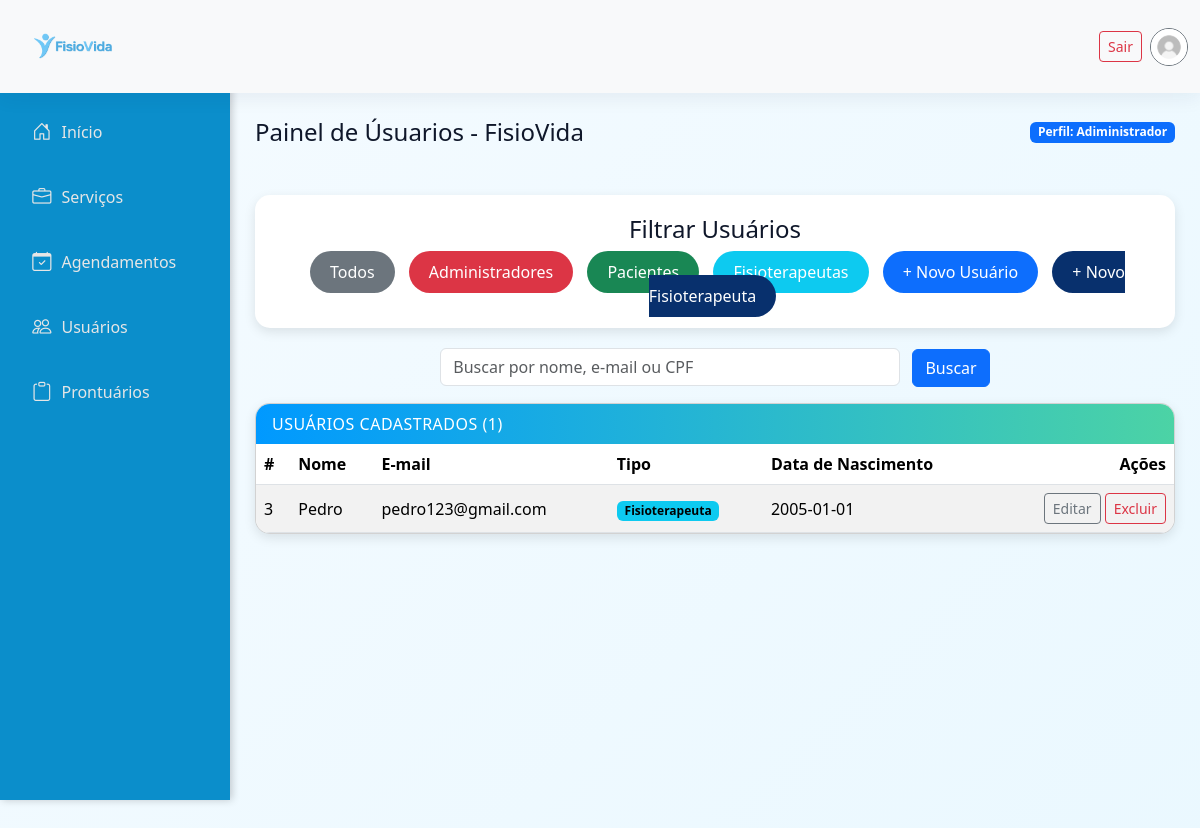
The app's page /admin/usuarios.php?tipo=fisioterapeuta (signed in) with its own data.
### tables this page shows
CREATE TABLE usuario (
    id INT PRIMARY KEY AUTO_INCREMENT,
    nome VARCHAR(100),
    email VARCHAR(50) UNIQUE,
    senha VARCHAR(100),
    cpf VARCHAR(14) UNIQUE,
    data_nasc DATE,
    telefone VARCHAR(20),
    cep VARCHAR(200),
    sexo ENUM('M','F','Outro'),
    foto VARCHAR(255) DEFAULT '../img/imagem_perfil.JPEG',
    tipo_usuario ENUM('paciente', 'fisioterapeuta', 'admin') NOT NULL
);

### admin/usuarios.php (the view, shortened to what this page needs)
<?php
require_once '../php/db.php';
$qUsuario     = trim($_GET['q_usuario'] ?? '');
$tipoFiltro   = $_GET['tipo'] ?? '';
$page         = max(1, (int)($_GET['page'] ?? 1));
$perPage      = 8;
$userClauses = [];
$userParams  = [];
if (in_array($tipoFiltro, ['paciente', 'fisioterapeuta', 'admin'])) {
    $userClauses[] = "tipo_usuario = ?";
    $userParams[]  = $tipoFiltro;
}
$userWhereSql = $userClauses ? ('WHERE ' . implode(' AND ', $userClauses)) : '';
$stmt = $pdo->prepare("SELECT COUNT(*) FROM usuario $userWhereSql");
$stmt->execute($userParams);
$totalUsuarios = (int)$stmt->fetchColumn();
$offsetUsuarios = ($page - 1) * $perPage;
$sqlUsuarios = "SELECT id, nome, email, tipo_usuario, data_nasc
                FROM usuario
                $userWhereSql
                ORDER BY id DESC
                LIMIT $perPage OFFSET $offsetUsuarios";
$stmt = $pdo->prepare($sqlUsuarios);
$stmt->execute($userParams);
$usuarios = $stmt->fetchAll();
include __DIR__ . '/partials/header.php';
?>
<!DOCTYPE html>
<html lang="pt-BR">
<head>
</head>
  <div class="d-flex align-items-center justify-content-between mb-3">
    <h2 class="h4 mb-0" data-aos="fade-right">Painel de Úsuarios - FisioVida</h2>
    <span class="badge text-bg-primary" data-aos="fade-left">Perfil: Adiministrador</span>
  </div>
<div class="mt-5">
  <div class="container-filtro text-center" data-aos="zoom-in">
    <h4 class="mb-3">Filtrar Usuários</h4>
    <div >
      <a href="?tipo=" class="btn-filtro btn-todos" data-aos="fade" data-aos-delay="500" <?= $tipoFiltro==='' ? 'shadow' : '' ?>">Todos</a>
      <a href="?tipo=admin" class="btn-filtro btn-admin" data-aos="fade" data-aos-delay="600" <?= $tipoFiltro==='admin' ? 'shadow' : '' ?>">Administradores</a>
      <a href="?tipo=paciente" class="btn-filtro btn-paciente" data-aos="fade" data-aos-delay="700" <?= $tipoFiltro==='paciente' ? 'shadow' : '' ?>">Pacientes</a>
      <a href="?tipo=fisioterapeuta" class="btn-filtro btn-fisio" data-aos="fade" data-aos-delay="800" <?= $tipoFiltro==='fisioterapeuta' ? 'shadow' : '' ?>">Fisioterapeutas</a>
      <a href="usuario_create.php" class="btn-filtro btn-novo" data-aos="fade" data-aos-delay="900">+ Novo Usuário</a>
      <a href="fisio_create.php" class="btn-filtro btn-novofisio" data-aos="fade" data-aos-delay="1000">+ Novo Fisioterapeuta</a>
    </div>
  </div>
  <form method="get" class="mb-3 text-center" data-aos="zoom-in">
    <input type="text" name="q_usuario" class="form-control d-inline-block w-50"
           placeholder="Buscar por nome, e-mail ou CPF"
           value="<?= htmlspecialchars($qUsuario) ?>">
    <button class="btn btn-primary ms-2">Buscar</button>
  </form>
  <div class="card">
    <div class="card-header">
      Usuários cadastrados (<?= $totalUsuarios ?>)
    </div>
    <div class="card-body p-0">
      <div class="table-responsive">
        <table class="table table-striped table-hover mb-0 align-middle">
          <thead data-aos="fade-down">
            <tr>
              <th>#</th>
              <th>Nome</th>
              <th>E-mail</th>
              <th>Tipo</th>
              <th>Data de Nascimento</th>
              <th class="text-end">Ações</th>
            </tr>
          </thead>
          <tbody>
            <?php foreach ($usuarios as $u): ?>
              <tr data-aos="fade-up" data-aos-delay="100">
                <td><?= (int)$u['id'] ?></td>
                <td><?= htmlspecialchars($u['nome']) ?></td>
                <td><?= htmlspecialchars($u['email']) ?></td>
                <td>
                  <span class="badge text-bg-<?= $u['tipo_usuario']==='admin' ? 'danger' : ($u['tipo_usuario']==='fisioterapeuta' ? 'info' : 'secondary') ?>">
                    <?= htmlspecialchars(ucfirst($u['tipo_usuario'])) ?>
                  </span>
                </td>
                <td><?= htmlspecialchars($u['data_nasc']) ?></td>
                <td class="text-end">
                  <a class="btn btn-sm btn-outline-secondary" href="usuario_edit.php?id=<?= (int)$u['id'] ?>">Editar</a>
                  <form action="usuario_delete.php" method="post" class="d-inline" onsubmit="return confirm('Deseja excluir este usuário?');">
                    <button type="submit" class="btn btn-sm btn-outline-danger">Excluir</button>
                  </form>
                </td>
              </tr>
            <?php endforeach; ?>
          </tbody>
        </table>
      </div>
    </div>
  </div>
</div>
<?php include __DIR__ . '/partials/footer.php'; ?>
</body>
</html>

### admin/partials/header.php (style rules this page uses)
:root { --azul-base: #b3e5fc; --azul-escuro: #0288d1; --bg-soft: linear-gradient(135deg, #f5fbff, #eaf8ff); --glass: rgba(255, 255, 255, 0.72); --muted: #6b7280; }
html, body { height: 100%; font-family: "Poppins", system-ui, -apple-system, "Segoe UI", Roboto, "Helvetica Neue", Arial; background: var(--bg-soft); color: #0f172a; -webkit-font-smoothing: antialiased; -moz-osx-font-smoothing: grayscale; }

### admin/usuarios.php (style rules this page uses)
.container-filtro { background: #fff; border-radius: 15px; padding: 20px; box-shadow: 0 4px 12px rgba(0,0,0,0.1); margin-bottom: 20px; }
.btn-filtro { border: none; color: #fff; padding: 10px 20px; margin: 5px; border-radius: 25px; font-weight: 500; transition: all 0.3s ease; }
.btn-todos { background-color: #6c757d; }
.btn-admin { background-color: #dc3545; }
.btn-paciente { background-color: #198754; }
.btn-fisio { background-color: #0dcaf0; }
.btn-novo { background-color: #0d6efd; }
.btn-novofisio { background-color: #08306dff; }
.table thead { background-color: #f8f9fa; }
.card { border-radius: 15px; box-shadow: 0 4px 12px rgba(0,0,0,0.1); overflow: hidden; }
.card-header { background: linear-gradient(90deg, #0099ff, #4cd3a5); color: white; font-weight: 500; font-size: 1rem; border-bottom: none; text-transform: uppercase; letter-spacing: 0.5px; }
.btn-filtro, .btn-filtro:hover, .btn-filtro:focus, .btn-filtro:active { text-decoration: none; }
a { text-decoration: none; }

### records on screen
usuario: id "3", nome "Pedro", email "pedro123@gmail.com", tipo_usuario "Fisioterapeuta", data_nasc "2005-01-01"

### other values on screen
$totalUsuarios "1"
